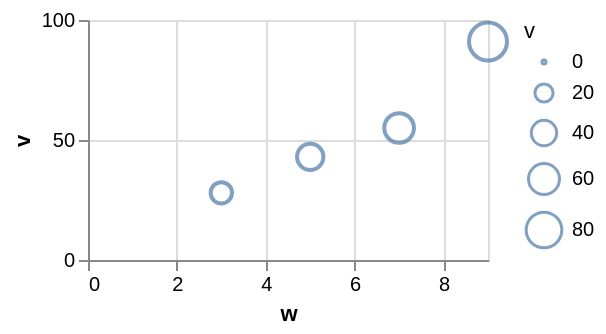

Specify this chart in Vega-Lite:
### Vega-Lite specification from a JSON file in a GitHub repository (floating-point values rounded to 4 significant figures)
{"$schema": "https://vega.github.io/schema/vega-lite/v6.json", "width": 200, "height": 120, "data": {"values": [{"c": "alpha", "v": 28, "w": 3, "t": "2024-01-07"}, {"c": "beta", "v": 55, "w": 7, "t": "2024-03-19"}, {"c": "gamma", "v": 43, "w": 5, "t": "2024-06-02"}, {"c": "delta", "v": 91, "w": 9, "t": "2024-09-11"}]}, "mark": "point", "encoding": {"x": {"field": "w", "type": "quantitative"}, "y": {"field": "v", "type": "quantitative"}, "size": {"field": "v", "type": "quantitative", "legend": {"titleFontWeight": 500}}}}
